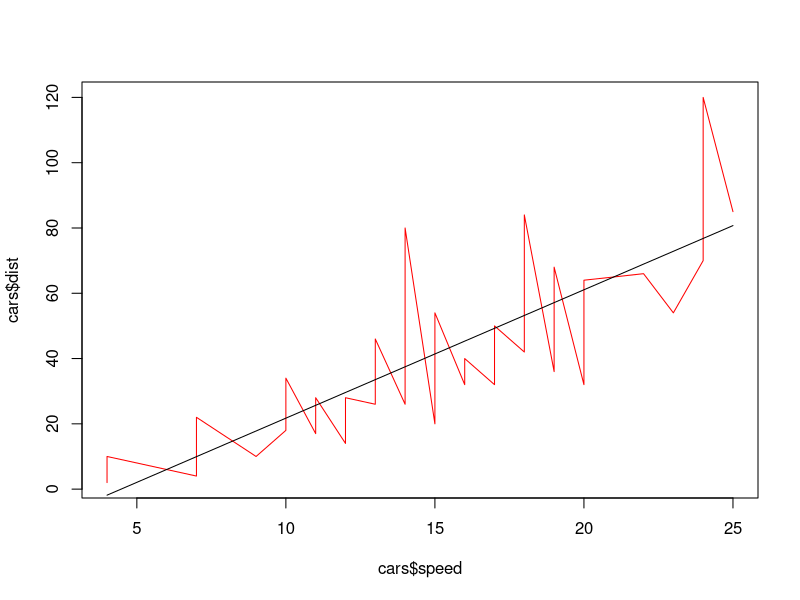

Write the R code that produced this figure.
library(datasets)

f <- lm(dist ~ speed, cars)
predicted <- predict(f, data.frame(speed = 40.))
print(predicted)

plot(cars$speed, cars$dist, 'l', col = 'red')
lines(cars$speed, cars$speed * f$coefficients[2] + f$coefficients[1], 'l')
